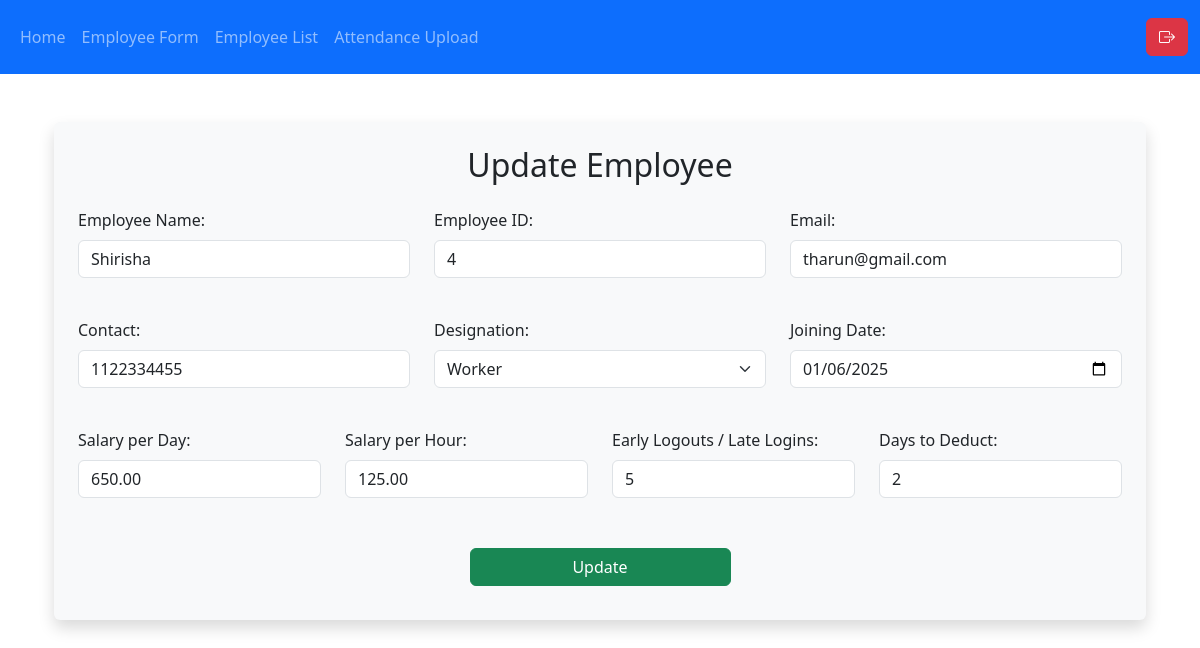
/employee-update/4/ (signed in), run on the app's committed database.
### bookstall/models.py (models this page shows, shortened)
class Employee(models.Model):
    name = models.CharField(max_length=100)
    employee_id = models.CharField(max_length=50,unique=True,default='unknown')
    email = models.EmailField(unique=True)
    contact = models.CharField(max_length=15)
    designation = models.CharField(max_length=50)
    joining_date = models.DateField()
    salary_per_day = models.DecimalField(max_digits=10, decimal_places=2,null=True)
    salary_per_hour = models.DecimalField(max_digits=10, decimal_places=2,null=True)
    early_logouts_late_logins = models.PositiveIntegerField(default=0)
    days_to_deduct = models.PositiveIntegerField(default=0)

### bookstall/employee_views.py (the view, shortened to what this page needs)
# urls.py: path('employee-update/<int:pk>/',login_required(employee_views.update_employee_view), name='update_employee'),
def update_employee_view(request, pk):
    employee = get_object_or_404(Employee, pk=pk)
    return render(request, 'employee/update_employee.html', {'employee': employee})

### bookstall/templates/employee/update_employee.html (shortened to what this page needs)
{% extends 'base.html' %}
{% block content %}
<div class="container mt-2">
    <form id="updateEmployeeForm" method="post" class="needs-validation shadow p-4 rounded bg-light" novalidate>
        <h2 class="text-center mb-4">Update Employee</h2>
        <div class="section mb-4">
            <div class="row mb-3">
                <div class="col-md-4">
                    <div class="mb-3">
                        <label for="employee_name" class="form-label">Employee Name:</label>
                        <input
                            type="text"
                            id="employee_name"
                            name="employee_name"
                            class="form-control"
                            value="{{ employee.name }}"
                            required
                            pattern="^[a-zA-Z\s.]+$">
                    </div>
                </div>
                <div class="col-md-4">
                    <div class="mb-3">
                        <label for="employee_id" class="form-label">Employee ID:</label>
                        <input
                            type="text"
                            id="employee_id"
                            name="employee_id"
                            class="form-control"
                            value="{{ employee.employee_id }}"
                            required
                            pattern="^[A-Za-z0-9]+$">
                    </div>
                </div>
                <div class="col-md-4">
                    <div class="mb-3">
                        <label for="email" class="form-label">Email:</label>
                        <input
                            type="email"
                            id="email"
                            name="email"
                            class="form-control"
                            value="{{ employee.email }}"
                            required>
                    </div>
                </div>
            </div>
        </div>
        <div class="section mb-4">
            <div class="row mb-3">
                <div class="col-md-4">
                    <div class="mb-3">
                        <label for="contact" class="form-label">Contact:</label>
                        <input
                            type="text"
                            id="contact"
                            name="contact"
                            class="form-control"
                            value="{{ employee.contact }}"
                            required
                            pattern="^\d{10}$">
                    </div>
                </div>
                <div class="col-md-4">
                    <div class="mb-3">
                        <label for="designation" class="form-label">Designation:</label>
                        <select
                            id="designation"
                            name="designation"
                            class="form-select"
                            required>
                            <option value="Worker" {% if employee.designation == 'Worker' %}selected{% endif %}>Worker</option>
                        </select>
                    </div>
                </div>
                <div class="col-md-4">
                    <div class="mb-3">
                        <label for="joining_date" class="form-label">Joining Date:</label>
                        <input
                            type="date"
                            id="joining_date"
                            name="joining_date"
                            class="form-control"
                            value="{{ employee.joining_date|date:'Y-m-d' }}"
                            required>
                    </div>
                </div>
            </div>
        </div>
        <div class="section mb-4">
            <div class="row mb-3">
                <div class="col-md-3">
                    <div class="mb-3">
                        <label for="salary_per_day" class="form-label">Salary per Day:</label>
                        <input
                            type="number"
                            id="salary_per_day"
                            name="salary_per_day"
                            class="form-control"
                            value="{{ employee.salary_per_day }}"
                            required
                            min="100">
                    </div>
                </div>
                <div class="col-md-3">
                    <div class="mb-3">
                        <label for="salary_per_hour" class="form-label">Salary per Hour:</label>
                        <input
                            type="number"
                            id="salary_per_hour"
                            name="salary_per_hour"
                            class="form-control"
                            value="{{ employee.salary_per_hour }}"
                            required
                            min="10">
                    </div>
                </div>
                <div class="col-md-3">
                    <div class="mb-3">
                        <label for="early_logouts_late_logins" class="form-label">Early Logouts / Late Logins:</label>
                        <input
                            type="number"
                            id="early_logouts_late_logins"
                            name="early_logouts_late_logins"
                            class="form-control"
                            value="{{ employee.early_logouts_late_logins }}"
                            required
                            min="0">
                    </div>
                </div>
                <div class="col-md-3">
                    <div class="mb-3">
                        <label for="days_to_deduct" class="form-label">Days to Deduct:</label>
                        <input
                            type="number"
                            id="days_to_deduct"
                            name="days_to_deduct"
                            class="form-control"
                            value="{{ employee.days_to_deduct }}"
                            required
                            min="0">
                    </div>
                </div>
            </div>
        </div>
        <div class="d-flex justify-content-center">
            <button type="submit" class="btn btn-success w-25">Update</button>
        </div>
    </form>
</div>
{% endblock %}

### bookstall/templates/base.html (style rules this page uses)
button { margin: 10px 0; padding: 8px 16px; background-color: #28a745; color: #fff; border: none; cursor: pointer; }

### data on the page
Employee: employee_name "Shirisha", employee_id "4", email "tharun@gmail.com", contact "1122334455", designation "Worker", joining_date "01/06/2025", salary_per_day "650.00", salary_per_hour "125.00", early_logouts_late_logins "5", days_to_deduct "2"
